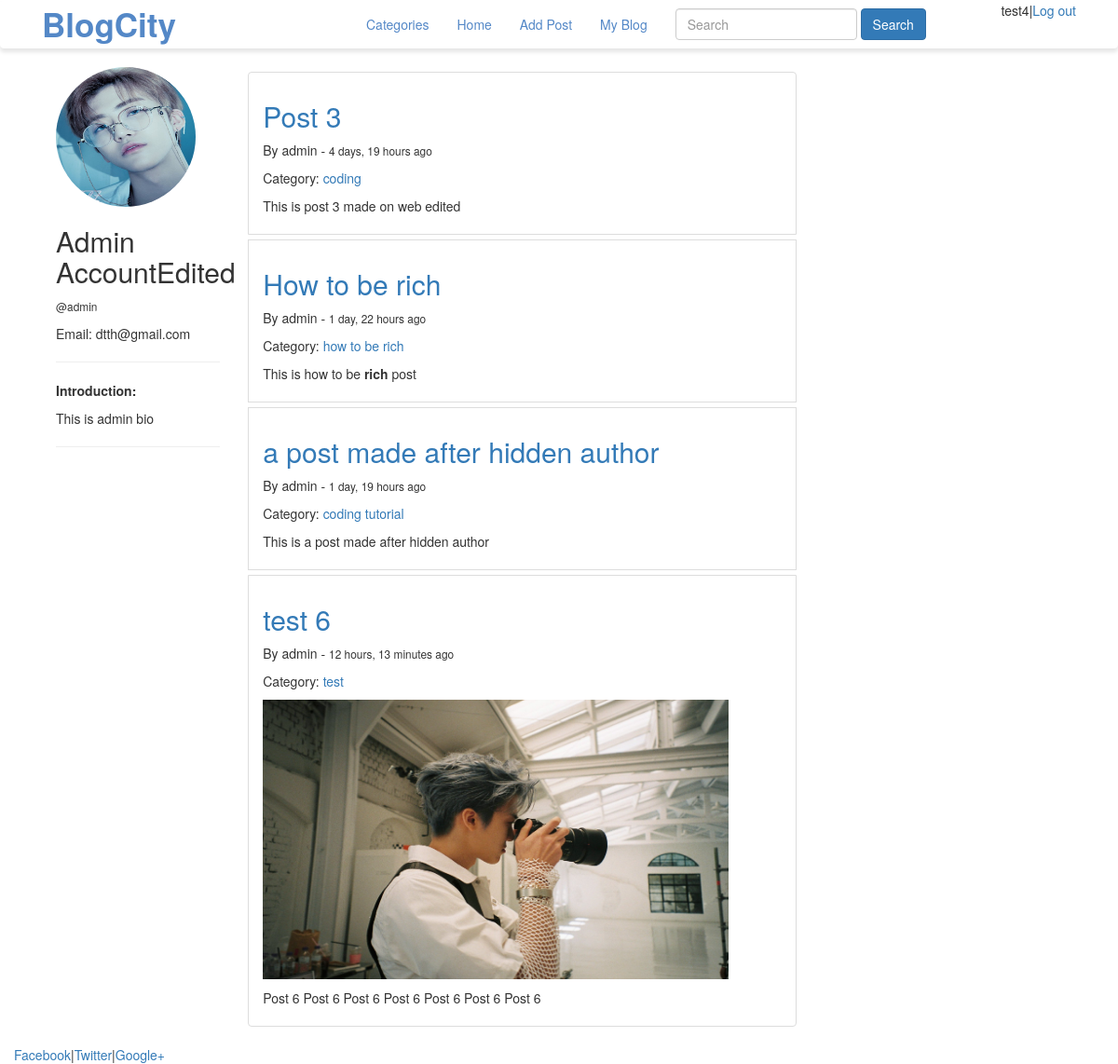
The page /profile/1/ (signed in) on the database its author committed.
### home/models.py (models this page shows, shortened)
class Profile(models.Model):
    user = models.OneToOneField(User, null=True, on_delete=models.CASCADE)
    bio = models.TextField(null=True, blank=True)
    profile_pic = models.ImageField(null=True, blank=True, upload_to="images/profile/")

### blog/models.py (models this page shows, shortened)
class Post(models.Model):
    title = models.CharField(max_length=100)
    body = models.TextField(blank=True, null=True)
    image = models.ImageField(null = True, blank=True, upload_to="images/post/")
    author = models.ForeignKey(User, on_delete=models.CASCADE)
    date = models.DateTimeField(auto_now=False, auto_now_add=True)
    updated = models.DateTimeField(auto_now=True, auto_now_add=False)
    category = models.ForeignKey(Category,on_delete=models.CASCADE)
    snippet = models.CharField(max_length=255,default="Click to link to read post!!")
    likes = models.ManyToManyField(User, related_name='blog_posts', null=True)
    def get_absolute_url(self):
        return reverse("post_detail", kwargs={"pk": self.pk})

class Category(models.Model):
    name = models.CharField(max_length=200)
    def __str__(self):
        return self.name

### home/views.py (the view)
# urls.py: path('profile/<int:pk>/', views.ShowProfileView.as_view(), name="show_profile"),
class ShowProfileView(generic.DetailView):
    model = Profile
    template_name = 'registration/user_profile.html'
    def get_context_data(self, *args, **kwargs):
        profile = get_object_or_404(Profile, pk=self.kwargs['pk'])
        user_profile = User.objects.get(id=profile.user_id)
        user_post = Post.objects.filter(author=user_profile)
        context = super(ShowProfileView, self).get_context_data(*args, **kwargs)
        context["profile"] = profile
        context["user_post"] = user_post
        return context

### account/templates/registration/user_profile.html (shortened to what this page needs)
{% extends 'pages/base.html' %}
{% load static %}
{% block content %}
    <div class="col-md-3">
    {% if profile.user.id %}
        {% if profile.profile_pic %}
            <img src="{{ profile.profile_pic.url }}" height= 150 width=150 class="img-circle">
        {% else %}
            <img src="{% static 'images/haechan.jpeg' %}" height= 150 width=150 class="img-circle">
        {% endif %}
        <p><h2>{{ profile.user.first_name}} {{ profile.user.last_name }}</h2></p>
        <p><small>@{{ profile.user.username }}</small></p>
        <p>Email: {{ profile.user.email }}</p>
        <hr/>
        {% if profile.bio %}
            <p><strong>Introduction:</strong></p>
            <p>{{ profile.bio }}</p>
        {% endif %}
        <hr/>
    </div>
    <div class="col-md-9">
        <ul class="list-group">
    {% for post in user_post %}
    <li class="list-group-item" style="margin: 5px 0">
        <h2><a href="{{ post.get_absolute_url }}">  {{post.title}}</a></h2>
        <p>By {{ post.author.username }} - <small>{{post.date|timesince}} ago</small></p>
        <p>Category: <a href="{% url 'category' post.category.name|slugify %}">{{ post.category }}</a></p>
        {% if post.image %}
            <img src="{{post.image.url}}" width="500px" height="300px"/>
        {% endif %}
        <p>{{ post.body|safe|linebreaks|truncatechars:100 }}</p>
    </li>
    {% endfor %}
</ul>
    </div>
{% endif %}
{% endblock content %}

### home/templates/pages/base.html (shortened to what this page needs)
<!DOCTYPE html>
<html>
<head>
    {% load static %}
   <link rel="stylesheet" href="https://maxcdn.bootstrapcdn.com/bootstrap/3.4.1/css/bootstrap.min.css">
   <link rel="stylesheet" href="{% static 'css/base.css' %}" type="text/css">
</head>
<body>
    <header class="main-navbar">
        <nav class="navbar navbar-inverse">
            <div class="container">
            <div class="container-fluid">
                <div class="navbar-header" style=" width: 30%;">
                    <a class="navbar-brand" href="#">BlogCity</a>
                </div>
                <ul class="nav navbar-nav">
                {% if cat_menu %}
                    <li class="dropdown">
                        <a class="dropdown-toggle" data-toggle="dropdown" role="button" aria-haspopup="true" aria-expanded="false">Categories <span class="caret"></span></a>
                        <ul class="dropdown-menu">
                            {% for item in cat_menu %}
                                <li><a href="{% url 'category' item|slugify %}">{{ item }}</a></li>
                            {% endfor %}
                        </ul>
                    </li>
                {% else %}
                    <li><a href="{% url 'category_list' %}">Categories</a></li>
                {% endif %}
                    {% if user.is_authenticated %}
                        <li><a href="{% url 'blog' %}">Home</a></li>
                        <li><a href="{% url 'post_create' %}">Add Post</a></li>
                        {% if user.profile.id %}
                            <li><a href="{% url 'show_profile' user.profile.pk %}">My Blog</a></li>
                        {% else %}
                            <li><a href="{% url 'create_profile' user.pk %}">Create my profile</a></li>
                        {% endif %}
                    {% endif %}
                </ul>
                <div class="navbar-expand-sm">
                    <form class="navbar-form navbar-left" method="GET">
                        <input type="text" class="form-control" placeholder="Search" name="q" />
                        <button type="submit" class="btn btn-primary">Search</button>
                    </form>
                </div>
                {% if user.is_authenticated %}
                    <div class="nav navbar-right navbar-nav"> {{ user.username}}|<a href="{% url 'logout' %}">Log out </a> </div>
                {% else %}
                    <ul class="nav navbar-nav navbar-right">
                        <li><a href="{% url 'register' %}"><span class="glyphicon glyphicon-user"></span> Sign Up</a></li>
                        <li><a href="{% url 'login' %}"><span class="glyphicon glyphicon-log-in"></span> Login</a></li>
                    </ul>
                {% endif %}
            </div>
            </div>
        </nav>
    </header>
   <div class="container-fluid" style="min-height:95%">
        <div class="container">
            <div class="col-md-9">
            {% block content %}
            {% endblock content%}
            </div>
        </div>
    </div>
   <footer>
        <div class="container-fluid">
            <a href="#">Facebook</a>|<a href="#">Twitter</a>|<a href="#">Google+</a>
        </div>
    </footer>
</body>
</html>

### home/static/css/base.css (style rules this page uses)
.navbar-inverse { background-color: #ffffff; box-shadow: 0 4px 4px 0 rgba(0,0,0,.1); border-color: #ffffff; }
.navbar-inverse .navbar-nav>li>a { color: #5488c7; }
.navbar-inverse .navbar-brand { color: #5488c7; font-size: 35px; font-weight: bold; width: 100%; }

### home/templates/pages/base.html (style rules this page uses)
html, body { height:100%; }

### rows shown on the page
Profile: profile_pic (picture), user.first_name "Admin", user.last_name "AccountEdited", user.username "admin", user.email "dtth@gmail.com", bio "This is admin bio"
Post: title "Post 3", author.username "admin", date "4 days, 19 hours", category "coding", body "This is post 3 made on web edited"
Post: title "How to be rich", author.username "admin", date "1 day, 22 hours", category "how to be rich", body "This is how to be rich post"
Post: title "a post made after hidden author", author.username "admin", date "1 day, 19 hours", category "coding tutorial", body "This is a post made after hidden author"
Post: title "test 6", author.username "admin", date "12 hours, 13 minutes", category "test", image (picture), body "Post 6 Post 6 Post 6 Post 6 Post 6 Post 6 Post 6"

### other values the page prints
{{ user.username }} "test4"
